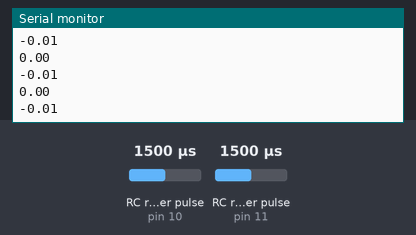
The sketch below on a simulated Arduino Uno, built with avr-gcc and run on an emulated ATmega328P. Parts: the last lines printed to the serial monitor. Wiring (inferred from the names in the program): 2 × RC receiver channel: data pin 10 / data pin 11. Inputs (shaded band) come from the test bench; at power-on: RC receiver pulse (sensors on pin 10, pin 11) 1500 µs.

Above: at 3.2 s.
3.3 s: RC receiver pulse (sensor on pin 10) set to 1020 µs
At 3.8 s:
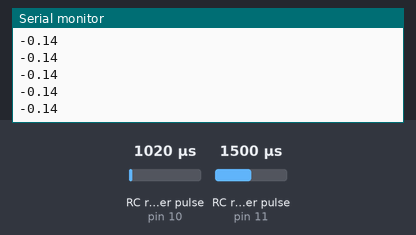
4.8 s: RC receiver pulse (sensor on pin 11) set to 1020 µs
At 5.3 s:
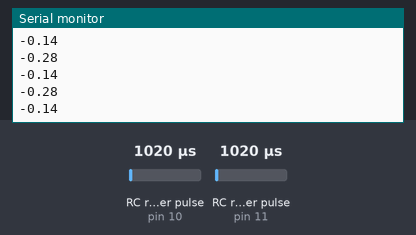
6.3 s: RC receiver pulse (sensor on pin 10) set to 1250 µs
At 7.4 s:
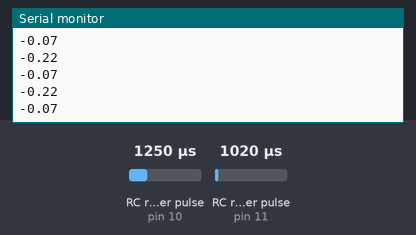
7.8 s: RC receiver pulse (sensor on pin 11) set to 1250 µs
At 8.3 s:
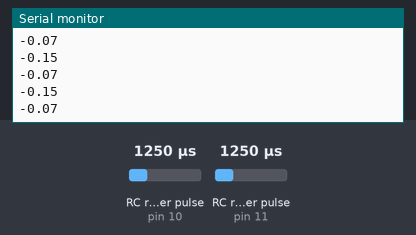
Timing chart, 0 to 10.3 s (numbered marks = the images above; inputs shaded):
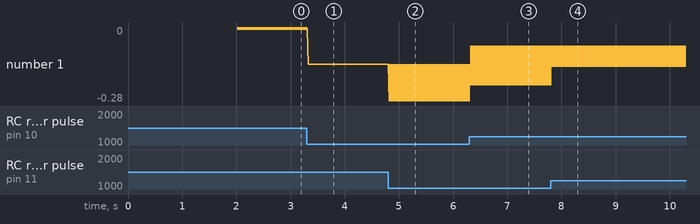

The sketch:

remotor0_21.ino
```cpp
int baseline = 1489; // Neutral stick/channel center point

const int CH1 = 11;  // Receiver Channel 1 input pin
const int CH2 = 10;  // Receiver Channel 2 input pin

void setup() {
  Serial.begin(115200); // Initialize serial communication
  delay(2000);          // Brief startup pause
}

void loop() {

   // Read incoming PWM pulse widths (timeout after 30ms)
   float y = pulseIn(CH2, HIGH, 30000);
   float x = pulseIn(CH1, HIGH, 30000);

   // Mix X based on Y's offset from the baseline
   if(y > baseline){
      int a = y - baseline;
      x = x + a;
   } else if(y < baseline){
     int a = baseline - y;
     x = x - a;
   }

   // Cross-mix Y based on X's offset within specific thresholds
   if(x < baseline && y >= 1480){
     int b = baseline - x;
     y = y + b;
   } else if(x > baseline && y <= 1510){
     int b = x - baseline;
     y = y - b;
   }

   // Scale and convert raw receiver data into usable values for the CRICKIT HAT
   Serial.println(String(((x * pow(10, -4)) * 3) - 0.45));
   Serial.println(String(((y * pow(10, -4)) * 3) - 0.45));
}
```

Measured:
- after the input at 3.3 s, the serial monitor: prints a new line at once (image 1)
- after the input at 4.8 s, the serial monitor: prints a new line at once (image 2)
- after the input at 6.3 s, the serial monitor: prints a new line at once (image 3)
- after the input at 7.8 s, the serial monitor: prints a new line at once (image 4)
- plotted number 1: -0.01 → -0.14 after the input at 3.3 s, -0.14 → -0.07 after the input at 6.3 s
